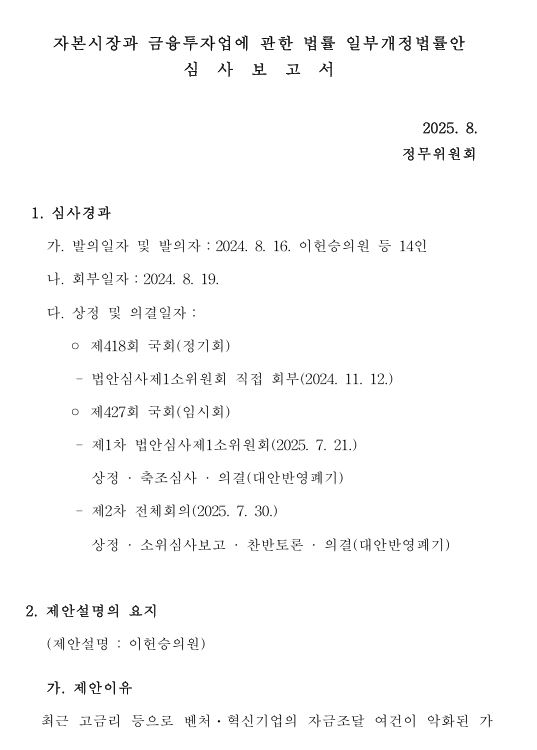
#> input picture backend/ocr_practice _0/sample.jpg, 537 x 750 px
$ python -i preprocess_for_ocr.py   (imports and definitions only)
#> lines starting #> are read from the running program, lines starting #| are printed output that depends on the picture
from PIL import Image, ImageEnhance, ImageFilter
import cv2
import numpy as np

def preprocess_for_ocr(image_path):
#> called with image_path = '../../../../ocr_practice _0/sample.jpg'
    img = Image.open(image_path)
#> img is the input picture: PIL image 537x750 RGB; min 0, max 255, mean 249.9

    # 1. 흑백(Grayscale) 변환
    img = img.convert('L')
#> img: PIL image 537x750 L

    # 2. 선명도(Sharpness) 및 대비(Contrast) 향상
    enhancer = ImageEnhance.Contrast(img)
    img = enhancer.enhance(2.0)  # 대비 2배 강화
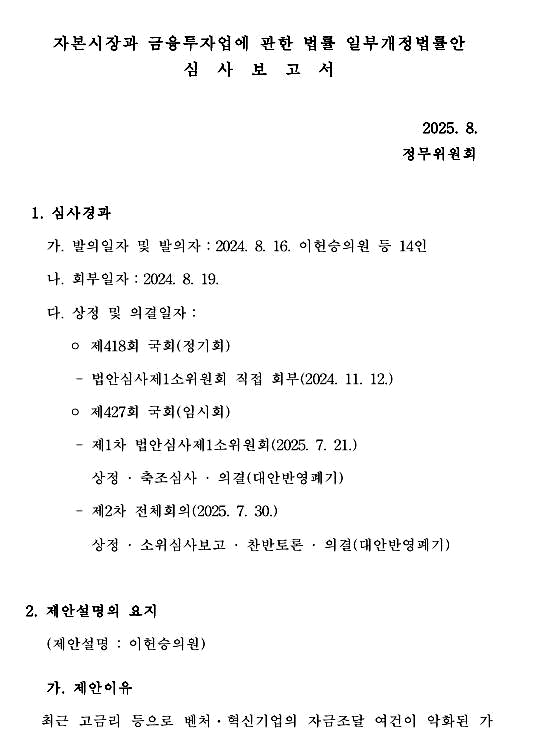
#> img: PIL image 537x750 L; min 0, max 255, mean 247.1

    enhancer = ImageEnhance.Sharpness(img)
    img = enhancer.enhance(1.5)  # 글자 경계선 선명화

    return img


def apply_thresholding(image_path):
    # OpenCV로 이미지 로드 (그레이스케일)
    img = cv2.imread(image_path, cv2.IMREAD_GRAYSCALE)

    # 적응형 이진화 (Adaptive Thresholding) - 조명이 불균일한 문서에 최적
    binary_img = cv2.adaptiveThreshold(
        img, 255, cv2.ADAPTIVE_THRESH_GAUSSIAN_C, cv2.THRESH_BINARY, 11, 2
    )

    # 자잘한 점 노이즈 제거 (Morphology Operation)
    kernel = np.ones((1, 1), np.uint8)
    clean_img = cv2.morphologyEx(binary_img, cv2.MORPH_OPEN, kernel)

    return clean_img

>>> result = preprocess_for_ocr('../../../../ocr_practice _0/sample.jpg')
